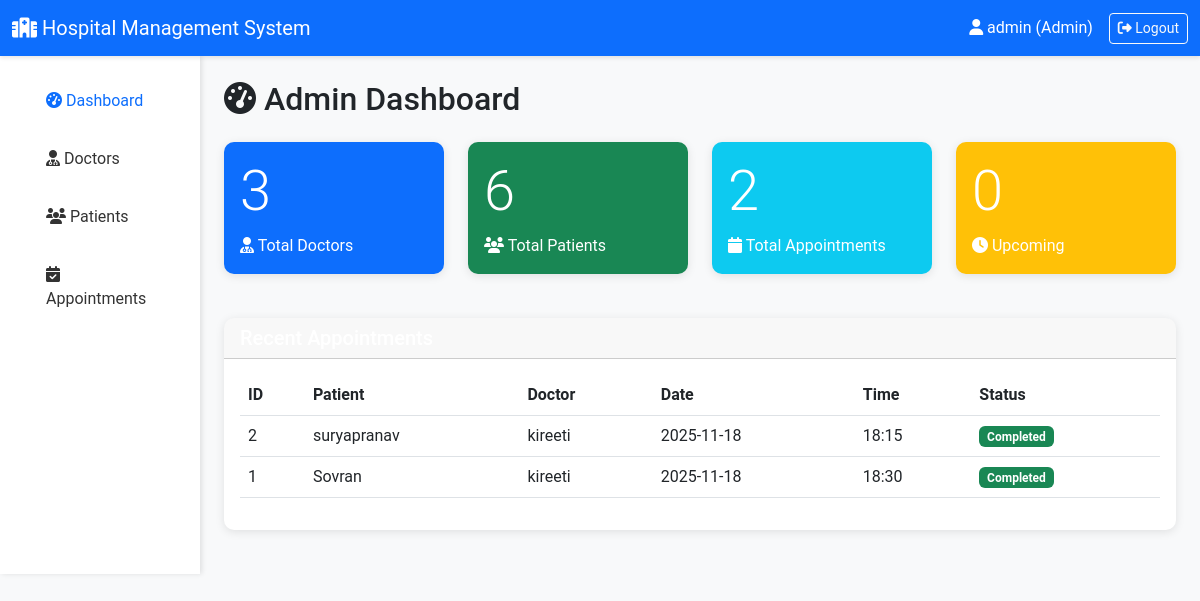
The app's page /admin/dashboard (signed in) with its own data.
### app.py (models this page shows)
class Appointment(db.Model):
    id = db.Column(db.Integer, primary_key=True)
    patient_id = db.Column(db.Integer, db.ForeignKey('patient.id'), nullable=False)
    doctor_id = db.Column(db.Integer, db.ForeignKey('doctor.id'), nullable=False)
    appointment_date = db.Column(db.Date, nullable=False)
    appointment_time = db.Column(db.Time, nullable=False)
    status = db.Column(db.String(20), default='Booked')
    reason = db.Column(db.Text)
    created_at = db.Column(db.DateTime, default=datetime.now)
    treatment = db.relationship('Treatment', backref='appointment', uselist=False)

class Patient(db.Model):
    id = db.Column(db.Integer, primary_key=True)
    user_id = db.Column(db.Integer, db.ForeignKey('user.id'), nullable=False)
    full_name = db.Column(db.String(100), nullable=False)
    age = db.Column(db.Integer)
    gender = db.Column(db.String(10))
    phone = db.Column(db.String(15))
    address = db.Column(db.Text)
    blood_group = db.Column(db.String(5))
    is_active = db.Column(db.Boolean, default=True)
    user = db.relationship('User', backref='patient_profile')
    appointments = db.relationship('Appointment', backref='patient', lazy=True)

class Doctor(db.Model):
    id = db.Column(db.Integer, primary_key=True)
    user_id = db.Column(db.Integer, db.ForeignKey('user.id'), nullable=False)
    full_name = db.Column(db.String(100), nullable=False)
    specialization_id = db.Column(db.Integer, db.ForeignKey('department.id'), nullable=False)
    phone = db.Column(db.String(15))
    qualification = db.Column(db.String(200))
    experience_years = db.Column(db.Integer)
    is_active = db.Column(db.Boolean, default=True)
    user = db.relationship('User', backref='doctor_profile')
    appointments = db.relationship('Appointment', backref='doctor', lazy=True)
    availability = db.relationship('DoctorAvailability', backref='doctor', lazy=True)

### app.py (the view)
@app.route('/admin/dashboard')
@login_required
@admin_required
def admin_dashboard():
    total_doctors = Doctor.query.filter_by(is_active=True).count()
    total_patients = Patient.query.filter_by(is_active=True).count()
    total_appointments = Appointment.query.count()
    upcoming_appointments = Appointment.query.filter(
        Appointment.appointment_date >= datetime.now().date(),
        Appointment.status == 'Booked'
    ).count()
    recent_appointments = Appointment.query.order_by(Appointment.created_at.desc()).limit(5).all()
    return render_template('admin/dashboard.html',
                         total_doctors=total_doctors,
                         total_patients=total_patients,
                         total_appointments=total_appointments,
                         upcoming_appointments=upcoming_appointments,
                         recent_appointments=recent_appointments)

### app.py (called while the page is built)
def login_required(func):
    @wraps(func)
    def wrapper(*args, **kwargs):
        if 'user_id' not in session:
            flash("Please log in first.", "warning")
            return redirect(url_for('login'))
        return func(*args, **kwargs)
    return wrapper

def admin_required(func):
    @wraps(func)
    def wrapper(*args, **kwargs):
        if session.get('role') != 'admin':
            flash("Admins only!", "danger")
            return redirect(url_for('index'))
        return func(*args, **kwargs)
    return wrapper

### templates/admin/dashboard.html
{% extends "base.html" %}
{% block content %}
<div class="container-fluid">
    <div class="row">
        <div class="col-md-2 sidebar p-0">
            <nav class="nav flex-column p-3">
                <a class="nav-link active text-primary" href="{{ url_for('admin_dashboard') }}">
                    <i class="fas fa-tachometer-alt"></i> Dashboard
                </a>
                <a class="nav-link" href="{{ url_for('admin_doctors') }}">
                    <i class="fas fa-user-md"></i> Doctors
                </a>
                <a class="nav-link" href="{{ url_for('admin_patients') }}">
                    <i class="fas fa-users"></i> Patients
                </a>
                <a class="nav-link" href="{{ url_for('admin_appointments') }}">
                    <i class="fas fa-calendar-check"></i> Appointments
                </a>
            </nav>
        </div>
        <div class="col-md-10 p-4">
            <h2 class="mb-4"><i class="fas fa-tachometer-alt"></i> Admin Dashboard</h2>
            <div class="row">
                <div class="col-md-3 mb-4">
                    <div class="card bg-primary text-white">
                        <div class="card-body">
                            <h3 class="display-4">{{ total_doctors }}</h3>
                            <p class="mb-0"><i class="fas fa-user-md"></i> Total Doctors</p>
                        </div>
                    </div>
                </div>
                <div class="col-md-3 mb-4">
                    <div class="card bg-success text-white">
                        <div class="card-body">
                            <h3 class="display-4">{{ total_patients }}</h3>
                            <p class="mb-0"><i class="fas fa-users"></i> Total Patients</p>
                        </div>
                    </div>
                </div>
                <div class="col-md-3 mb-4">
                    <div class="card bg-info text-white">
                        <div class="card-body">
                            <h3 class="display-4">{{ total_appointments }}</h3>
                            <p class="mb-0"><i class="fas fa-calendar"></i> Total Appointments</p>
                        </div>
                    </div>
                </div>
                <div class="col-md-3 mb-4">
                    <div class="card bg-warning text-white">
                        <div class="card-body">
                            <h3 class="display-4">{{ upcoming_appointments }}</h3>
                            <p class="mb-0"><i class="fas fa-clock"></i> Upcoming</p>
                        </div>
                    </div>
                </div>
            </div>
            <div class="card">
                <div class="card-header">
                    <h5 class="mb-0">Recent Appointments</h5>
                </div>
                <div class="card-body">
                    <table class="table table-hover">
                        <thead>
                            <tr>
                                <th>ID</th>
                                <th>Patient</th>
                                <th>Doctor</th>
                                <th>Date</th>
                                <th>Time</th>
                                <th>Status</th>
                            </tr>
                        </thead>
                        <tbody>
                            {% for apt in recent_appointments %}
                            <tr>
                                <td>{{ apt.id }}</td>
                                <td>{{ apt.patient.full_name }}</td>
                                <td>{{ apt.doctor.full_name }}</td>
                                <td>{{ apt.appointment_date }}</td>
                                <td>{{ apt.appointment_time.strftime('%H:%M') }}</td>
                                <td>
                                    <span class="badge bg-{{ 'success' if apt.status == 'Completed' else 'primary' if apt.status == 'Booked' else 'secondary' }}">
                                        {{ apt.status }}
                                    </span>
                                </td>
                            </tr>
                            {% endfor %}
                        </tbody>
                    </table>
                </div>
            </div>
        </div>
    </div>
</div>
{% endblock %}

### templates/base.html (style rules this page uses)
body { font-family: 'Roboto', sans-serif; background-color: #f8f9fa; }
.sidebar { background-color: #fff; box-shadow: 2px 0 5px rgba(0,0,0,.1); }
.sidebar .nav-link { color: #333; padding: 12px 20px; border-radius: 5px; margin: 5px 10px; transition: all 0.3s; }
.sidebar .nav-link:hover, .sidebar .nav-link.active { color: blue; }
.card { border: none; border-radius: 10px; box-shadow: 0 2px 10px rgba(0,0,0,.1); margin-bottom: 20px; }
.card-header { ; color: white; border-radius: 10px 10px 0 0 !important; }

### records on screen
Appointment: id "2", patient.full_name "suryapranav", doctor.full_name "kireeti", appointment_date "2025-11-18", appointment_time "18:15", status "Completed"
Appointment: id "1", patient.full_name "Sovran", doctor.full_name "kireeti", appointment_date "2025-11-18", appointment_time "18:30", status "Completed"

### other values on screen
{{ session.username }} "admin"
{{ session.role|capitalize }} "Admin"
{{ total_doctors }} "3"
{{ total_patients }} "6"
{{ total_appointments }} "2"
{{ upcoming_appointments }} "0"
